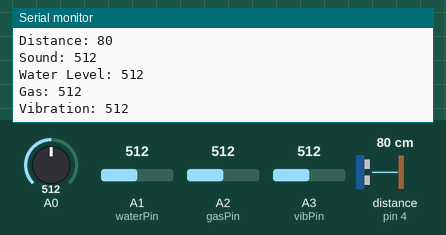
Simulated run of this sketch. Board: Arduino Uno, built with avr-gcc and run on an emulated ATmega328P. Parts: the last lines printed to the serial monitor. Wiring (inferred from the names in the program): ultrasonic range finder: trigger pin 5; echo pin 4. Inputs (shaded band) come from the test bench; at power-on: distance to the obstacle (sensor on pin 4) 80 cm, A0 = 512, A1 (waterPin) = 512, A2 (gasPin) = 512, A3 (vibPin) = 512. The echo pulse lasts 58.3 µs per cm.

Above: at 1.3 s.
1.4 s: distance to the obstacle (sensor on pin 4) set to 2 cm
2.9 s: A0 set to 716
4.4 s: A1 (waterPin) set to 716
At 4.9 s:
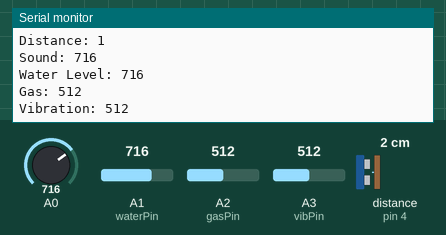
5.9 s: A2 (gasPin) set to 716
At 6.41 s:
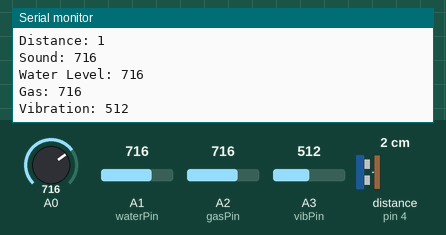
7.4 s: A3 (vibPin) set to 716
At 7.93 s:
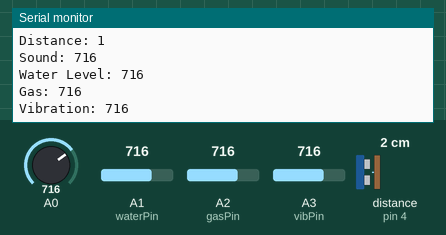
8.9 s: distance to the obstacle (sensor on pin 4) set to 4 cm
Timing chart, 0 to 11.4 s (numbered marks = the images above; inputs shaded):
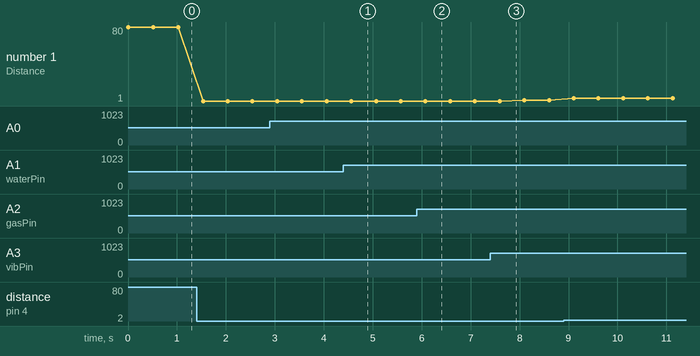

The sketch:

UnoWifi48Sensor.ino
```cpp
int inputPin=4; // define ultrasonic signal receiver pin ECHO to D4
int outputPin=5; // define ultrasonic signal transmitter pin TRIG to D5
int waterPin = 1; //connect water sensor to analog interface 0
int gasPin = 2; //connect water sensor to analog interface 0
int vibPin = 3; //connect water sensor to analog interface 0
const int flamePin = 3;     // the number of the flame pin (D3)
int State = 0;         // variable for reading status
int prevState = 0;    // variable for switching flame reading

void setup()

{

  Serial.begin(9600);
  pinMode(inputPin, INPUT);
  pinMode(outputPin, OUTPUT);
  // initialize the pushbutton pin as an input:
  pinMode(flamePin, INPUT);

}

void loop()

{

  Serial.println("Distance: "+String(ultrasonic())); //Output distance
  Serial.println("Sound: "+String(sound()));
  Serial.println("Water Level: "+String(water()));
  Serial.println("Gas: "+String(gas()));
  Serial.println("Vibration: "+String(vibration()));
  delay(500);
}
int ultrasonic()
{
  digitalWrite(outputPin, LOW);
  delayMicroseconds(2);

  digitalWrite(outputPin, HIGH); // Pulse for 10μ s to trigger ultrasonic detection

  delayMicroseconds(10);
  digitalWrite(outputPin, LOW);

  int distance = pulseIn(inputPin, HIGH); // Read receiver pulse time
  distance= distance/58; // Transform pulse time to distance
  return distance;
}

int flame(int prev)
{
  State = digitalRead(flamePin);
  if (State == HIGH && State != prev) {
    // Send Flame on message
    Serial.println("Flame");
    prevState = HIGH;
  }
  else if(State == LOW && State != prev) {
    // Send flame off message
    Serial.println("No Flame");
    prevState = LOW;
  }
  return State;
}

int sound()
{
  int val;
  val=analogRead(0);   //connect mic sensor to Analog 0
  return val;
}

int water()
{
  int level;
  level = analogRead(waterPin);
  return level;
}

int gas()
{
  int gasReading;
  gasReading = analogRead(gasPin);
  return gasReading;
}

int vibration()
{
  int vib;
  vib = analogRead(vibPin);
  return vib;
}
```

Measured:
- after the input at 4.4 s, the serial monitor: prints a new line after 0.19 s (image 1)
- after the input at 5.9 s, the serial monitor: prints a new line after 0.22 s (image 2)
- after the input at 7.4 s, the serial monitor: prints a new line after 0.25 s (image 3)
- plotted number 1: 80 → 1 after the input at 1.4 s, 1 → 2 after the input at 7.4 s, 2 → 4 after the input at 8.9 s
